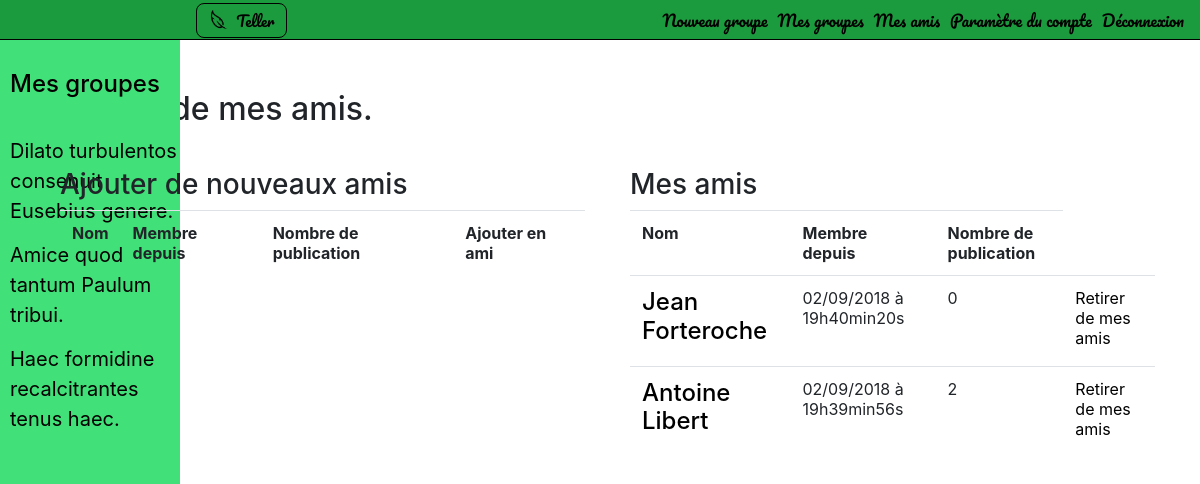
/index.php?action=myFriend (signed in), run on the app's committed database.
### tables this page shows
CREATE TABLE IF NOT EXISTS `projet5_groups` (
  `id` int(11) NOT NULL AUTO_INCREMENT,
  `title` varchar(240) NOT NULL,
  `public` int(11) NOT NULL,
  `description` text NOT NULL,
  `creationDate` datetime NOT NULL,
  `lastUpdate` datetime NOT NULL,
  `nbPost` int(11) NOT NULL,
  `nbMember` int(11) NOT NULL,
  `linkCouvPicture` int(11) NOT NULL,
  PRIMARY KEY (`id`)
);

CREATE TABLE IF NOT EXISTS `projet5_users` (
  `id` int(11) NOT NULL AUTO_INCREMENT,
  `pseudo` varchar(25) NOT NULL,
  `mdp` varchar(255) NOT NULL,
  `creationProfil` datetime NOT NULL,
  `nbGroup` int(11) NOT NULL,
  `lastLogin` datetime NOT NULL,
  `nbPublication` int(11) NOT NULL,
  `nbComment` int(11) NOT NULL,
  `actif` int(11) NOT NULL,
  `admin` int(11) NOT NULL,
  PRIMARY KEY (`id`)
);

### index.php (called while the page is built, shortened)
<?php
try {
    if (isset($_GET['action'])) {
        $index = new Action($_GET['action']);
    } else {
        $frontend = new Frontend('mainPageView');
    }
}
catch(Exception $e) {
    echo 'Erreur : ' . $e->getMessage();
}
?>

### model/DBAccess.php (called while the page is built, shortened)
<?php
abstract class DBAccess {
	public function __construct()
	{
		$db = new PDO('mysql:host=localhost;dbname=projet5', 'root', '');
		$this->db = $db;
	}
}

### model/LinkGroupManager.php (called while the page is built, shortened)
<?php
class LinkGroupManager extends DBAccess
{
  public function getGroups($userId)
  {
    $linkGroups = [];
    $q = $this->db->prepare('SELECT id, groupId, userId, status, DATE_FORMAT(linkDate, \'%d/%m/%Y à %Hh%imin%ss\') AS linkDate FROM projet5_linkgroupuser WHERE userId = :userId ORDER BY linkDate');
    $q->bindValue(':userId', $userId);
    $q->execute();
    while ($data = $q->fetch(PDO::FETCH_ASSOC))
    {
     $linkGroups[] = new LinkGroup($data);
    }
    return $linkGroups;
  }
}

### controller/CRUD/LinkGroupCRUD.php (called while the page is built, shortened)
<?php
	require_once('model/TextContent.php');
	require_once('model/DBAccess.php');
	require_once('model/Group.php');
	require_once('model/GroupManager.php');
	require_once('model/User.php');
	require_once('model/UserManager.php');
	require_once('model/LinkGroupManager.php');
	require_once('model/LinkGroup.php');
	require_once('model/LinkFriendManager.php');
	require_once('model/LinkFriend.php');
class LinkGroupCRUD {
	public function readGroups($userId) {
		$linkGroupManager = new LinkGroupManager();
		$listGroups = $linkGroupManager->getGroups($userId);
		if ($listGroups != NULL) {
			foreach ($listGroups as $group) {
				$linkGroups[$group->getGroupId()] = $group;
			}
		    return $linkGroups;
	    } else {
	    	return 'none';
	    }
	}
}

### model/LinkGroup.php (called while the page is built, shortened)
<?php
class LinkGroup
{
  public function setGroupId($groupId)
  {
      $groupId = (int) $groupId;
  }
}

### controller/CRUD/GroupCRUD.php (called while the page is built, shortened)
<?php
	require_once('model/TextContent.php');
	require_once('model/DBAccess.php');
	require_once('model/Group.php');
	require_once('model/GroupManager.php');
	require_once('model/User.php');
	require_once('model/UserManager.php');
	require_once('model/LinkGroupManager.php');
	require_once('model/LinkGroup.php');
	require_once('model/LinkFriendManager.php');
	require_once('model/LinkFriend.php');
class GroupCRUD {
	public function read($info) {
		$groupManager = new GroupManager();
		if ($groupManager->exists($info)) {
			$group = $groupManager->get($info);
			return $group;
		}
	}
}

### model/GroupManager.php (called while the page is built, shortened)
<?php
class GroupManager extends DBAccess {
 	public function exists($info)
 	{
   	if (is_int($info))
    {
      return (bool) $this->db->query('SELECT COUNT(*) FROM projet5_groups WHERE id = '.$info)->fetchColumn();
    } else
    {
    	$q = $this->db->prepare('SELECT COUNT(*) FROM projet5_groups WHERE title = :title');
    	$q->execute([':title' => $info]);
    	return (bool) $q->fetchColumn();
    }
  }
  public function get($info)
  {
    if (is_int($info))
    {
      $q = $this->db->query('SELECT id, title, public, description, DATE_FORMAT(creationDate, \'%d/%m/%Y à %Hh%i\') AS creationDate, DATE_FORMAT(lastUpdate, \'%d/%m/%Y à %Hh%i\') AS lastUpdate, nbPost, nbMember, linkCouvPicture FROM projet5_groups WHERE id = '.$info);
      $group = $q->fetch(PDO::FETCH_ASSOC);
    }
    return new Group($group);
  }
}

### model/Group.php (called while the page is built, shortened)
<?php
class Group
{
	protected $id,
	$title,
	$public,
	$creationDate,
	$lastUpdate,
	$nbPost,
	$nbMember,
	$description,
	$linkCouvPicture;
	public function hydrate(array $data)
  	{
    	foreach ($data as $key => $value)
    	{
     	 	$method = 'set'.ucfirst($key);
      	}
    }
 	public function getTitle()
  	{
 	 	return $this->title;
 	}
	public function setId($id)
	{
	    $id = (int) $id;
	}
  	public function setTitle($title)
	{
	    if (is_string($title) && strlen($title) < 240)
	    {
	       $this->title = $title;
	    }
	}
	public function setPublic($public)
	{
	    $public = (int) $public;
	}
	public function setLinkCouvPicture($linkCouvPicture)
	{
	    $linkCouvPicture = (int) $linkCouvPicture;
	}
	public function setNbPost($nbPost)
	{
	    $nbPost = (int) $nbPost;
	}
	public function setNbMember($nbMember)
	{
	    $nbMember = (int) $nbMember;
	}
}

### controller/CRUD/LinkFriendCRUD.php (called while the page is built, shortened)
<?php
	require_once('model/TextContent.php');
	require_once('model/DBAccess.php');
	require_once('model/CommentManager.php');
	require_once('model/Group.php');
	require_once('model/GroupManager.php');
	require_once('model/User.php');
	require_once('model/UserManager.php');
	require_once('model/LinkGroupManager.php');
	require_once('model/LinkGroup.php');
	require_once('model/LinkFriendManager.php');
	require_once('model/LinkFriend.php');
class LinkFriendCRUD {
	public function readFriends() {
		$linkFriendManager = new LinkFriendManager();
		$linkFriends = $linkFriendManager->getFriends($_SESSION['id']);
		if (isset($linkFriends)) {
		    return $linkFriends;
	    } else {
	    	return 'none';
	    }
	}
}

### model/LinkFriendManager.php (called while the page is built, shortened)
<?php
class LinkFriendManager extends DBAccess
{
  public function getFriends($userId)
  {
    $linkFriends = [];
    $q = $this->db->prepare(' SELECT id, userId1, userId2, link, DATE_FORMAT(linkDate, \'%d/%m/%Y à %Hh%imin%ss\') AS linkDate FROM projet5_linkfriend WHERE userId1 = :userId ORDER BY linkDate');
    $q->bindValue(':userId', $userId);
    $q->execute();
    while ($data = $q->fetch(PDO::FETCH_ASSOC))
    {
     $linkFriends[] = new LinkFriend($data);
    }
    return $linkFriends;
  }
}

### model/LinkFriend.php (called while the page is built, shortened)
<?php
class LinkFriend
{
	protected $id,
	$userId1,
	$userId2,
	$link,
	$linkDate;
	public function hydrate(array $data)
  {
    	foreach ($data as $key => $value)
    	{
     	 	$method = 'set'.ucfirst($key);
      	}
  }
    public function getUserId2()
  {
    return $this->userId2;
  }
  public function setId($id)
  {
      $id = (int) $id;
  }
  public function setUserId1($userId1)
  {
      $userId1 = (int) $userId1;
  }
  public function setUserId2($userId2)
  {
      $userId2 = (int) $userId2;
      if ($userId2 >= 0)
      {
        $this->userId2 = $userId2;
      }
  }
  public function setLink($link)
  {
      $link = (int) $link;
  }
}

### controller/CRUD/UserCRUD.php (called while the page is built, shortened)
<?php
	require_once('model/TextContent.php');
	require_once('model/DBAccess.php');
	require_once('model/CommentManager.php');
	require_once('model/Group.php');
	require_once('model/GroupManager.php');
	require_once('model/User.php');
	require_once('model/UserManager.php');
	require_once('model/LinkGroupManager.php');
	require_once('model/LinkGroup.php');
	require_once('model/LinkFriendManager.php');
	require_once('model/LinkFriend.php');
class UserCRUD {
	public function read($info, $mdp = NULL) {
		$userManager = new UserManager();
		if ($userManager->exists($info)) {
			$user = $userManager->get($info);
			if ($mdp !== NULL) {
				$verif = password_verify($mdp, $user->getMdp());
				if ($verif) {
					return $user;
				}
			} else {
				return $user;
			}
		}
	}
}

### model/UserManager.php (called while the page is built, shortened)
<?php
class UserManager extends DBAccess
{
 	public function exists($info)
 	{
   	if (is_int($info)) {
      return (bool) $this->db->query('SELECT COUNT(*) FROM projet5_users WHERE id = '.$info)->fetchColumn();
    } else
    {
      $q = $this->db->prepare('SELECT COUNT(*) FROM projet5_users WHERE pseudo = :pseudo');
    	$q->execute([':pseudo' => $info]);
    	return (bool) $q->fetchColumn();
    }
	}
  public function get($info)
  {
    if (is_int($info))
    {
      $q = $this->db->query('SELECT id, pseudo, mdp, DATE_FORMAT(creationProfil, \'%d/%m/%Y à %Hh%imin%ss\') AS creationProfil, nbGroup, DATE_FORMAT(lastLogin, \'%d/%m/%Y à %Hh%imin%ss\') AS lastLogin, nbPublication, nbComment, actif, admin FROM projet5_users WHERE id = '.$info);
      $user = $q->fetch(PDO::FETCH_ASSOC);
    }
    return new User($user);
  }
}

### model/User.php (called while the page is built, shortened)
<?php
class User {
	protected $id,
	$pseudo,
	$mdp,
  $creationProfil,
	$status,
  $nbPublication,
  $nbComment,
  $actif,
  $admin;
	public function hydrate(array $data)
  {
    foreach ($data as $key => $value)
    {
     	$method = 'set'.ucfirst($key);
    }
  }
  public function getPseudo()
  {
    return $this->pseudo;
  }
  public function getCreationProfil()
  {
    return $this->creationProfil;
  }
  public function getNbPublication()
  {
    return $this->nbPublication;
  }
	public function setId($id)
  {
 	  $id = (int) $id;
  }
 	public function setPseudo($pseudo)
  {
  	if (is_string($pseudo) && strlen($pseudo) < 26)
    {
 		$this->pseudo = $pseudo;
 	  }
  }
  public function setCreationProfil($creationProfil)
  {
    if (is_string($creationProfil) && strlen($creationProfil) < 26)
    {
     $this->creationProfil = $creationProfil;
    }
  }
  public function setNbPublication($nbPublication)
  {
    $nbPublication = (int) $nbPublication;
    if ($nbPublication >= 0)
    {
     $this->nbPublication = $nbPublication;
    }
  }
  public function setNbComment($nbComment)
  {
    $nbComment = (int) $nbComment;
  }
  public function setActif($actif)
  {
    $actif = (int) $actif;
  }
  public function setAdmin($admin)
  {
    $admin = (int) $admin;
  }
}

### view/include/groupBar.php (the view)
<?php if (isset($groups)) { ?>
<section id="groupBarSection">
	<div id="groupBar">
		<a href="index.php?action=myGroup"><h3>Mes groupes</h3></a>
		<?php foreach ($groups as $groupId => $group) { ?>
			<a href="index.php?action=group&amp;id=<?= $groupId ?>"><div><p><?= $group->getTitle() ?></p></div></a>
		<?php } ?>
	</div>
</section>
<?php } ?>

### view/backend/myFriendView.php (shortened to what this page needs)
<div id="contents" class="container">
  <h2>Gestion de mes amis.</h2>
        <div class="row">
             <div id="add-friends-lists" class="col-lg-6 col-sm-10 col-xs-12">
                        <?php if (isset($allUsers)) { ?>
                                <h3>Ajouter de nouveaux amis</h3>
                                     <table class="table">
                                        <tr>
                                            <th>Nom</th>
                                            <th>Membre depuis</th>
                                            <th>Nombre de publication</th>
                                            <th>Ajouter en ami</th>
                                        </tr>
                                    </table>
                        <?php } ?>
                    </div>
                    <div id="friend-list" class="col-lg-6 col-sm-10 col-xs-12">
            <?php if (isset($friends)) { ?>
                    <h3>Mes amis</h3>
                         <table class="table">
                            <tr>
                                <th>Nom</th>
                                <th>Membre depuis</th>
                                <th>Nombre de publication</th>
                            </tr>
                            <?php foreach ($friends as $friendId => $friend) { ?>
                                <tr>
                                    <td><a href="#"><h4><?= htmlspecialchars($friend->getPseudo()) ?></h4></a></td>
                                    <td><?= htmlspecialchars($friend->getCreationProfil()) ?></td>
                                    <td><?= htmlspecialchars($friend->getNbPublication()) ?></td>
                                    <td><a href="index.php?action=deleteFriend&amp;id=<?= $friendId ?>">Retirer de mes amis</a></td>
                                </tr>
                            <?php } ?>
                        </table>
            <?php } else { ?>
                <p>Vous n'avez pas encore d'amis, ajoutez en-vite !</p>
            <?php } ?>
            </div>
            </div>
  </div>
<?php require('view/template.php'); ?>

### public/css/styles.css (style rules this page uses)
a { color: black; }
h2 { margin-bottom: 40px; }
#contents h2 { padding-top : 50px; }
#friend-list { padding-left: 30px; }
#add-friends-lists { padding-left: 30px; }
#groupBarSection { width: 180px; height: 100%; overflow: hidden; position: fixed; background-color: #41e078; border-right: black #cccccc 1px; }
#groupBar { width: 109%; height: 100%; padding-top: 30px; padding-bottom: 100px; overflow: auto; }
#groupBar a { color: black; }
#groupBar h3, #memberBar h3 { padding-left: 10px; margin-bottom: 30px; font-size: 24px; }
#groupBar div { width: 100%; min-height: 35px; font-size: 20px; padding-right: 17px; padding-left: 10px; padding-top: 7px; padding-bottom: 7px; }
#groupBar p { margin-bottom: 0px; }
#contents { margin-top: 40px; }

### data on the page
projet5_groups: title "Dilato turbulentos consenuit Eusebius genere."
projet5_groups: title "Amice quod tantum Paulum tribui."
projet5_groups: title "Haec formidine recalcitrantes tenus haec."
projet5_users: pseudo "Jean Forteroche", CreationProfil "02/09/2018 à 19h40min20s", nbPublication "0"
projet5_users: pseudo "Antoine Libert", CreationProfil "02/09/2018 à 19h39min56s", nbPublication "2"
